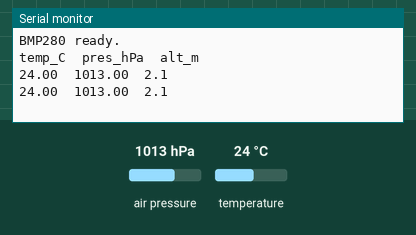
Bench run of a sketch on a simulated Arduino Uno, built with avr-gcc and run on an emulated ATmega328P. On the bench: the last lines printed to the serial monitor. Inputs (shaded band) come from the test bench; at power-on: air pressure 1013 hPa, temperature 24 °C.

Above: at 1.2 s.
1.3 s: air pressure set to 952 hPa
At 2.6 s:
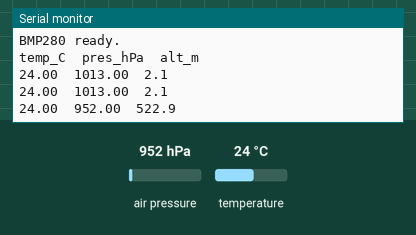
2.8 s: temperature set to 12 °C
At 3.8 s:
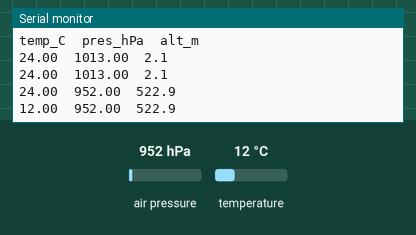
4.3 s: air pressure set to 975 hPa
At 5.7 s:
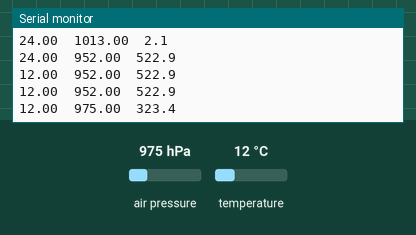
Timing chart, 0 to 7.3 s (numbered marks = the images above; inputs shaded):
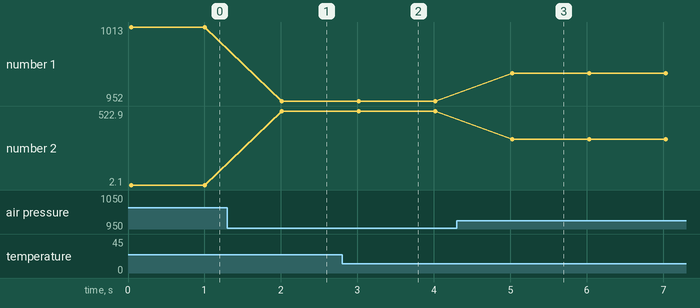

Measured:
- after the input at 1.3 s, the serial monitor: prints a new line after 0.71 s (image 1)
- after the input at 2.8 s, the serial monitor: prints a new line after 0.22 s (image 2)
- after the input at 4.3 s, the serial monitor: prints a new line after 0.73 s (image 3)
- plotted number 1: 1013 → 952 after the input at 1.3 s, 952 → 975 after the input at 4.3 s
- plotted number 2: 2.1 → 522.9 after the input at 1.3 s, 522.9 → 323.4 after the input at 4.3 s

The sketch:

bmp280.ino
```cpp
// (licence header left out)
#include <Wire.h>
#include <Adafruit_Sensor.h>
#include <Adafruit_BMP280.h>

Adafruit_BMP280 bmp;

// Local sea-level pressure in hPa. Adjust to your area for accurate altitude.
const float SEA_LEVEL_HPA = 1013.25f;

void setup() {
  Serial.begin(9600);
  while (!Serial) { /* wait for native USB boards */ }

  if (!bmp.begin(0x77) && !bmp.begin(0x76)) {
    Serial.println(F("BMP280 not found at 0x77 or 0x76. Check wiring."));
    while (1) { delay(1000); }
  }

  // Standard "weather monitoring" config from Bosch app note 2.1.
  bmp.setSampling(Adafruit_BMP280::MODE_NORMAL,
                  Adafruit_BMP280::SAMPLING_X2,
                  Adafruit_BMP280::SAMPLING_X16,
                  Adafruit_BMP280::FILTER_X16,
                  Adafruit_BMP280::STANDBY_MS_500);

  Serial.println(F("BMP280 ready."));
  Serial.println(F("temp_C\tpres_hPa\talt_m"));
}

void loop() {
  Serial.print(bmp.readTemperature(), 2);
  Serial.print('\t');
  Serial.print(bmp.readPressure() / 100.0F, 2);
  Serial.print('\t');
  Serial.println(bmp.readAltitude(SEA_LEVEL_HPA), 1);

  delay(1000);
}
```
